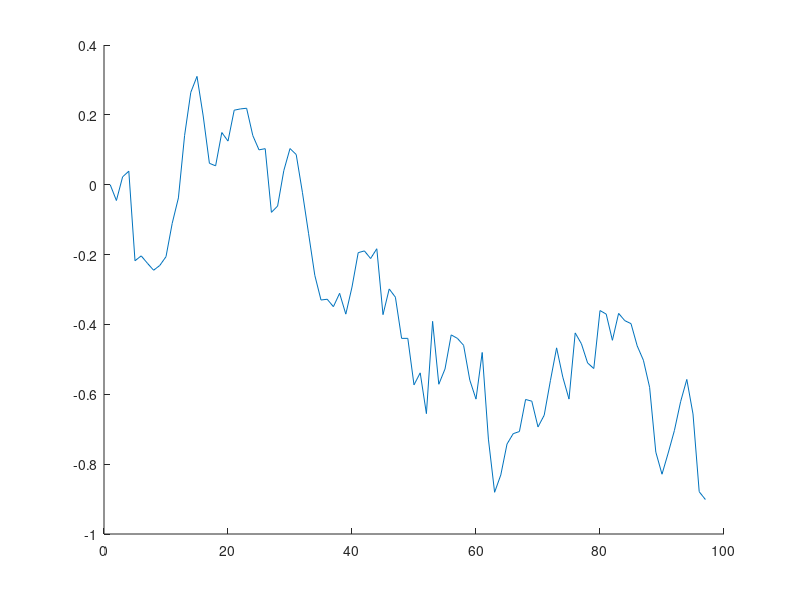

This chart was generated by the following MATLAB code: (Note: this script raises an error after producing the figure.)
%% Define Parameters for Model
%%% Set
c=1; %noise
N=1000; %num trials
y01=0; %starting point
z1=0.4; %threshold
z2=0.9; %threshold for stimulus 2
T0=0.01; %non-decision time
dt=0.01; % time step
A = 0.5; % drift rate

i=1;
while  abs(y01(i))<z1
    r=randn(1);
    dW=sqrt(dt)*r;
    dy=A*dt+c*dW;
    y01(i+1)=y01(i)+dy;
    i=i+1;
end
y02=y01(end); %starting point for second stimulus

j=1;
while  abs(y02(j))<z2
    r=randn(1);
    dW2=sqrt(dt)*r;
    dy2=A*dt+c*dW2;
    y02(j+1)=y02(j)+dy2;
    j=j+1;
end

% concatanate the accumulated evidence to plot
dtmat = 1:1:(i+j);
alldata = cat(2,y01, y02);

hold on
plot(dtmat,alldata)
yline(z1)
yline(-z1)
yline(z2)
yline(-z2)
xline(i)
title('Evidence Accumulation for z1=0.4,z2=0.9,dt=0.01')
ylabel('Evidence Accumulation')
xlabel('Time Step')